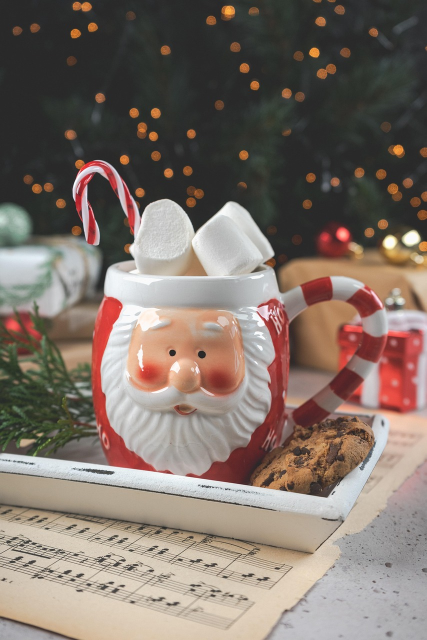
#> input picture algorithm/assets/christmas.jpg, 853 x 1280 px (shown at 1/2 size)
$ python -i fiducial.py   (imports and definitions only)
#> lines starting #> are read from the running program, lines starting #| are printed output that depends on the picture
#> further down, picture is the input picture: shape (1280, 853, 3); mean B, G, R 106.3, 114.9, 128.4
import cv2
import numpy as np

class FiducialMarker:
    """
    Generates and detects 4 distinct invisible fiducial markers for geometric synchronization.
    Uses ORB feature matching to find markers and rectify the image.
    """
    def __init__(self, size=64):
#> called with size = 64
        self.size = size
        self.markers = []
        self.kps = []
        self.descs = []

        # Create 4 distinct noise patterns (TL, TR, BL, BR)
        # Using fixed seed for reproducibility
        np.random.seed(42)
        for i in range(4):
            marker = np.random.randint(0, 256, (size, size), dtype=np.uint8)
            self.markers.append(marker)

            orb = cv2.ORB_create(nfeatures=500)
            kp, des = orb.detectAndCompute(marker, None)
            self.kps.append(kp)
            self.descs.append(des)

        self.bf = cv2.BFMatcher(cv2.NORM_HAMMING, crossCheck=True)

    def add_markers(self, image):
        """Adds 4 distinct invisible markers to the 4 corners of the image."""
        h, w = image.shape[:2]
#> h = 1280; w = 853
        img_float = image.astype(np.float32)

        margin = 20
        # Positions: TL, TR, BL, BR
        positions = [
            (margin, margin),
            (margin, w - self.size - margin),
            (h - self.size - margin, margin),
            (h - self.size - margin, w - self.size - margin)
        ]

        alpha = 0.15 # Increased visibility slightly for robustness (15%)

        for i, (y, x) in enumerate(positions):
            roi = img_float[y:y+self.size, x:x+self.size]
            marker = self.markers[i]

            if len(roi.shape) == 3:
                marker_3ch = cv2.merge([marker, marker, marker])
                blended = cv2.addWeighted(roi, 1.0, marker_3ch.astype(np.float32), alpha, 0)
                img_float[y:y+self.size, x:x+self.size] = blended
            else:
                blended = cv2.addWeighted(roi, 1.0, marker.astype(np.float32), alpha, 0)
                img_float[y:y+self.size, x:x+self.size] = blended
#> this loop made 4 passes
#> pass 1, in add_markers, `roi = img_float[y:y+self.size, x:x+self.size]`:
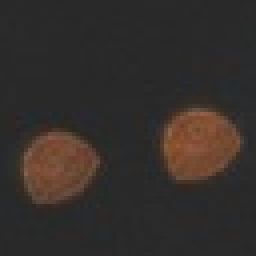
#> roi: shape (64, 64, 3) float32 (shown 4 times larger); mean B, G, R 43, 46.2, 51.9
#> pass 1, in add_markers, `blended = cv2.addWeighted(roi, 1.0, marker_3ch.astype(np.float32), alp..`:
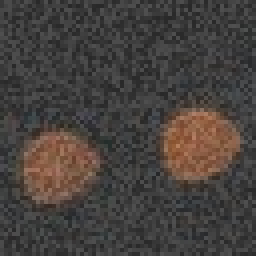
#> blended: shape (64, 64, 3) float32 (shown 4 times larger); mean B, G, R 62.2, 65.4, 71
#> pass 2, in add_markers, `roi = img_float[y:y+self.size, x:x+self.size]`:
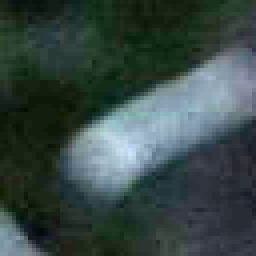
#> roi: shape (64, 64, 3) float32 (shown 4 times larger); mean B, G, R 53.2, 53.8, 50.6; drawn with min black and max white
#> pass 2, in add_markers, `blended = cv2.addWeighted(roi, 1.0, marker_3ch.astype(np.float32), alp..`:
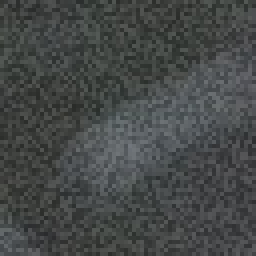
#> blended: shape (64, 64, 3) float32 (shown 4 times larger); mean B, G, R 72.2, 72.8, 69.5
#> after the loop:
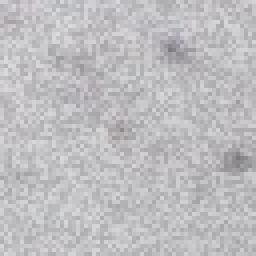
#> roi: shape (64, 64, 3) float32 (shown 4 times larger); mean B, G, R 192.7, 190.2, 190.9

        return np.clip(img_float, 0, 255).astype(np.uint8)

    # [69 lines left out: function detect_and_rectify, not called in this run]

>>> import cv2
>>> picture = cv2.imread('../../../../../algorithm/assets/christmas.jpg')
>>> result = FiducialMarker().add_markers(picture)
